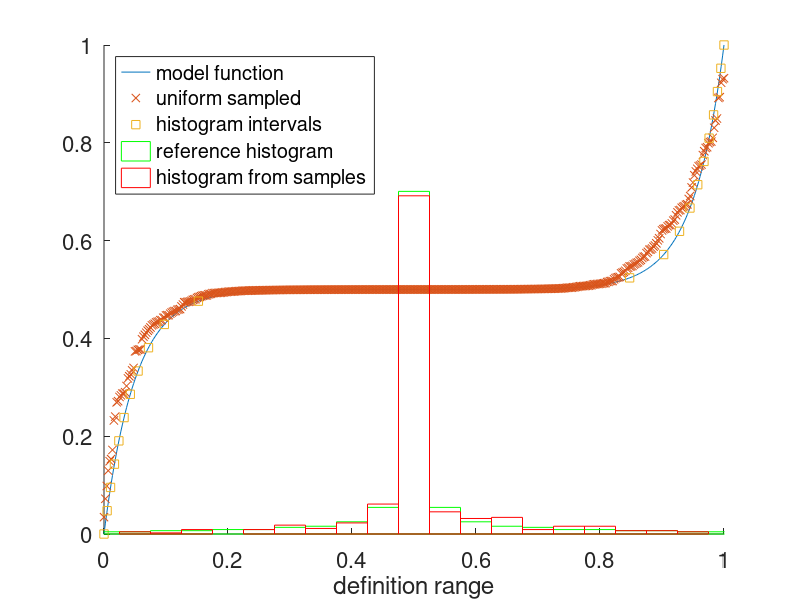

Here is the MATLAB script that generated this plot: (Note: this script raises an error after producing the figure.)

pkg load statistics

% Zufallsvariable: X : \Omega \rightarrow \mathbb{R}
% => zur Modellierung von Ereignisse
% \{X < t\} := \{\omegaup \in \Omega : X(\omegaup) < t\}
% wählt alle Ereignisse mit einer bestimmten Eigenschaft (<t) aus

% \Omega = [0, 1]
% X(\omegaup) = f(\omegaup)

% Indikatorfunktion \mathbb{1}\{A\} = \mathbb{1}_A(\omegaup) = 1 falls \omegaup \in A, 0 sonst


set(0, "defaulttextfontsize", 24)
set(0, "defaultaxesfontsize", 16)

legend_str = cell(20,1);
legend_index = 1;

base_filename = "prototype_udistr_hist"
cfg_display_histograms = 1
cfg_display_cdf = 0
% base_filename = "prototype_udistr_cdf"
% cfg_display_histograms = 0
% cfg_display_cdf = 1

# steepness
s = 10;

% \frac{1}{2}+\frac{\left(\left(e^{s\cdot\left(2\cdot x-1\right)}-1\right)-\left(e^{-s\cdot\left(2\cdot x-1\right)}-1\right)\right)}{\left(2\cdot e^{s}-2\right)\cdot\left(2\cdot e^{-s}+1\right)}
% f = @(x) 1/2 + (exp(s*(2*x-1)) - exp(-s*(2*x-1))) / (2*(exp(s) - 1) * (2*exp(-s) + 1));
% identical:
f = @(x) 1/2 + sinh(s - 2*s*x)/(cosh(s) - 3*sinh(s) - 1);
% f_int_ = @(x) 1/2 * ( (exp(-2*s*x) .* (exp(2*s) + exp(4*s*x))) / (2*s*(exp(2*s) + exp(s) - 2)) + x );
% f_int = @(x) 2*(f_int_(x) - f_int_(0))


% Integral von 0 bis 1 ist 1/2 => keine Dichtefunktion! Aber 2*f ist eine
% mit der zugehörenden Verteilungsfunktion F_2 = integral from 0 to 1 of 2*f
verteilungsfunktion = @(x) x + (2 * sinh(s*x) .* sinh(s - s*x))/(s*(cosh(s) - 3 * sinh(s) - 1));
% x+\frac{2\cdot\sinh(s\cdot x)\cdot\sinh(s-s\cdot x)}{s\cdot(\cosh(s)-3\cdot\sinh(s)-1)}

wkeitsdichtefunktion = @(x) 2*f(x);
% mit Umkehrfunktion f_inv(y/2)
% Umkehrfunktion ableiten:
wkeitsdichtefkt_inv_d = @(y) -(cosh(s) - 3*sinh(s) -1) ./ (4*s * sqrt((-1/2 + y/2).^2 * (cosh(s) - 3*sinh(s) - 1).^2 + 1));
% -\frac{+\cosh(s)-3\cdot\sinh(s)-1}{4\cdot s\cdot\sqrt{(-1/2+x/2)^{2}\cdot(\cosh(s)-3\sinh(s)-1)^{2}+1}}




# Umkehrfunktion von 1/2 + sinh(s - 2*s*x)/(cosh(s) - 3*sinh(s) - 1)
f_inv = @(y) 1/2 - asinh((cosh(s) - 3*sinh(s) - 1)*(y-1/2))/(2*s); # = x
# \frac{1}{2}-\frac{\operatorname{arcsinh}((x-\frac{1}{2})\cdot(\cosh(s)-3\cdot\sinh(s)-1))}{2\cdot s}

# Ableitung d/dy der Umkehrfunktion:
f_inv_d = @(y) -(cosh(s) - 3*sinh(s) -1) ./ (2*s * sqrt((-1/2 + y).^2 * (cosh(s) - 3*sinh(s) - 1).^2 + 1));
# -\frac{+\cosh(s)-3\cdot\sinh(s)-1}{2\cdot s\cdot\sqrt{(-1/2+x)^{2}\cdot(\cosh(s)-3\sinh(s)-1)^{2}+1}}

# normalisiert
f_inv_dn = @(y) (-2 * s * f_inv_d(y)) / (cosh(s) - 3 * sinh(s) - 1);
% \frac{-2\cdot s\cdot f_inv_d}{\cosh(s)-3\cdot\sinh(s)-1}

# number of samples
num_samples = 441;
svec = [1:num_samples];
reference = svec;
iterative = svec;

# number of variables (= length of bitvector)
l = 15;
to_num = @(rv) sum(rv .* 2.^([0:length(rv)-1]))/(2^l-1);


for i = 1:num_samples
	rv = unidrnd(2,1,l)-1;
	reference(i) = f(to_num(rv));
endfor


num_trials = 10;
T = 0.01;

% legend_location = "northeastoutside";
legend_location = "northwest";
% if (T < 0)
	% legend_location = "southeast";
% endif

% wf = @(x) (x*99 + 1);
wf = @(x) x;

for i = 1:num_samples
	rv_it = unidrnd(2,1,l)-1;
	iterative(i) = f(to_num(rv_it));
	for j = 1:num_trials
		rv_new = rv_it;
		index_to_change = unidrnd(length(rv_new),1);
		rv_new(index_to_change) = 1 - rv_new(index_to_change);
		iterative(i) = f(to_num(rv_new));

		z = rand();
		p = min(1, exp( -(wf(f(to_num(rv_new))) - wf(f(to_num(rv_it)))) / T ));
		if (z <= p)
			rv_it = rv_new;
		endif
	endfor
endfor

# monoton wachsend

# Klasseneinteilung der y-Achse in Intervalle [y_u, y_o)
num_classes = 21;
class_width = 1/num_classes;
eps = 0.000001;
x_start = 0;
class_intervals = [0:num_classes];
cvec = [0:num_classes]/num_classes;
class_wkeit = [1:num_classes]*0;
for i = 1:num_classes
	y_u = (i-1) * class_width;
	y_o = y_u + class_width;

	% x_end = x_start;
	% while (abs(y_o - f(x_end)) >= eps)
		% yerr = y_o - f(x_end);
		% dx = max(eps/4, yerr/2);
		% dy = f(x_end+dx) - f(x_end);
		% x_end = x_end + yerr*dx/dy;
	% endwhile

	% x_end = max(0.0, min(x_end, 1.0));

	# overwrite with analytical value
	x_end = f_inv(y_o);
	class_intervals(i+1) = x_end;
	class_wkeit(i) = x_end - x_start;
	x_start = x_end;
endfor


hold on;

# xvalues = svec/num_samples;
xvalues = (svec-1)/(length(svec)-1);

plot(xvalues, f(xvalues));
legend_str(legend_index) = "model function"; legend_index++;

plot(xvalues, sort(reference), "x");
legend_str(legend_index) = "uniform sampled"; legend_index++;
% plot(xvalues, sort(iterative), "o");

plot(class_intervals, cvec, "s");
legend_str(legend_index) = "histogram intervals"; legend_index++;

% plot(xvalues, verteilungsfunktion(xvalues));

% Fläche soll proportional zur W'keit sein:
% A = 1/num_classes*class_wkeit
% class_wkeit = h/num_classes
% class_wkeit*num_classes

# reference histogram:
% plot([0:num_classes-1]/(num_classes-1), class_wkeit);
% legend_str(legend_index) = "PDF"; legend_index++;


% plot(xvalues, f_inv_dn(xvalues));
% legend_str(legend_index) = "PDF"; legend_index++;

if (1 == cfg_display_histograms)
	hist(f(xvalues), [0:num_classes-1]/(num_classes-1), 1, "facecolor", "none", "edgecolor", "g")
	legend_str(legend_index) = "reference histogram"; legend_index++;

	# histogram:
	hist(reference, [0:num_classes-1]/(num_classes-1), 1, "facecolor", "none", "edgecolor", "r")
	legend_str(legend_index) = "histogram from samples"; legend_index++;
	% hist(iterative, [0:num_classes-1]/(num_classes-1), 1)

	% fv = sort(reference);
	% diff = @(x,i) 2/(x(i+2)-x(i));
	% dfv = arrayfun(@(i) diff([fv(1), fv, fv(num_samples)], i), [1:num_samples])
	% plot(xvalues, dfv, "r");

	legend_str(legend_index) = "histogram by derivation"; legend_index++;
endif

# ------------

if (1 == cfg_display_cdf)
	plot(xvalues, f_inv(xvalues));
	legend_str(legend_index) = "CDF"; legend_index++;

	# Integral der Histogramme (= Umkehrfunktion)
	sumup = @(x,i,n) sum(x([1:i]));
	class_wkeit_integral = arrayfun(@(i) sumup(class_wkeit, i, num_classes), [0:num_classes]);
	plot([0:num_classes]/(num_classes), class_wkeit_integral);
	legend_str(legend_index) = "CDF reference"; legend_index++;

	plot(sort(reference), xvalues, "r");
	legend_str(legend_index) = "CDF from samples"; legend_index++;

	h = hist(reference, [0:num_classes-1]/(num_classes-1), 1, "facecolor", "none", "edgecolor", "r");
	hist_integral = arrayfun(@(i) sumup(h, i, num_classes), [0:num_classes]);
	plot([0:num_classes]/(num_classes), hist_integral);
	legend_str(legend_index) = "CDF approximation"; legend_index++;
endif
# ------------
legend(legend_str(1:legend_index-1), "location", legend_location);

xlabel("definition range")

set(gcf, 'Position', [0 0 800 600]);
% set(gcf, 'Position', get(0, 'Screensize'));

axis([0 1 0 1])

fname = sprintf("%s_n%d_s%d_t%d.svg", base_filename, num_samples, s, T)
pause

print("-dsvg", fname)

% FigH = figure('Position', get(0, 'Screensize'));
% fig = figure('Position', get(0, 'Screensize'));
% saveas(fig, fname, 'svg');

pause

# ------------


# W'keit Proportional zur Fläche
norm_factor = f_inv_d(0.5);
% semilogy/plot
xv = [0:0.001:1];
% semilogy(xv, f_inv_d(xv)/norm_factor, "color", "b");

% semilogy([0:num_classes-1]/(num_classes-1), class_wkeit*num_classes/norm_factor, "color", "y");

% semilogy([0:num_classes-1]/(num_classes-1), h*num_classes/norm_factor, "color", [1., 0.4, 0.0]);


# Verteilungsfunktion rekonstruieren
vfkt_ref_int = arrayfun(@(i) sumup(sort(reference), i, num_samples), [0:num_samples]);
plot([0:num_samples]/num_samples, vfkt_ref_int/vfkt_ref_int(num_samples+1), "color", [0., 0., 0.]);
% plot([0,1], [0,1], "color", [0, 0, 0]);


% xv = [0:0.001:1];
% plot(xv, wkeitsdichtefkt_inv_d(xv*2)/num_classes);

% plot(xvalues, f_inv(xvalues));
% plot(xvalues, f(f_inv(xvalues)));
% plot(xvalues, f(f_inv(xvalues)));
% plot(xvalues, f_inv_d(xvalues));

# sage:
# x,y,s = var('x y s')

% set(gcf, 'Position', get(0, 'Screensize'));
pause




